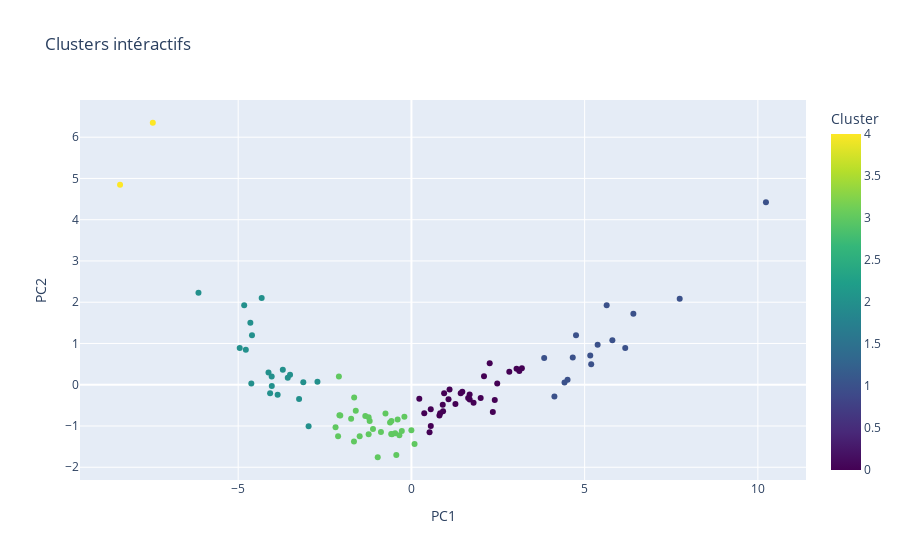

Notebook code for this chart:
### Markdown cell above
Les départements : Bouches-du-Rhône, Nord, Rhône, Seine-Maritime et la Seine-et-Marne semblent se détacher pas les deux composantes principales comparé au reste des départements. Ce sont des départements très peuplés avec des niveaux de pollution élevés du fait de la densité de la population et du degré d'urbanisme dans certains cas. On peut donc commencer à déceler un lien, dans certains cas extrêmes entre la pollution et le taux de maladies. Cependant, dans la majorité des autres cas, où la pollution est bien moindre, il est plus difficile de pouvoir quantifier l'effet de la pollution sur la santé. 

Il semblerait qu'il faille donc une quantité de pollution très importante pour que des effets commencent à être perceptibles à l'échelle du département. Il n'y aurait pas de relation linéaire mais davantage un effet de seuil.

Pour permettre de mieux voir ces résultats et de constater l'appartenance de chaque département à un certain cluster, nous faisons ce graphique 'interactif'.
Le clustering se base toujours sur l'ACP réduite avec la rotation promax. 
On continue de garder 5 clusters car c'est le nombre de clusters que nous avions retenus pour les cartes, et par ailleurs, la méthode du coude semble indiquer que c'est un bon résultat.

### Code cell
df_cluster_reduit_reset = df_cluster_reduit.reset_index()

#ACP
pca = PCA(n_components=2)
pca_result_bis = pca.fit_transform(df_cluster_reduit_reset.drop(columns=['dep']))  
pca_df_reduit = pd.DataFrame(data=pca_result_bis, columns=['PC1', 'PC2'])
fa = FactorAnalyzer(rotation='promax', n_factors=2)
fa.fit(df_cluster_reduit_reset.drop(columns=['dep'])) 
rotated_loadings = fa.loadings_

#Clustering
wcss = []
for i in range(1, 11):
    kmeans = KMeans(n_clusters=i, init='k-means++', max_iter=300, n_init=10, random_state=0)
    kmeans.fit(pca_df_reduit)
    wcss.append(kmeans.inertia_)

plt.plot(range(1, 11), wcss)
plt.title('Heuristique du coude')
plt.xlabel('Nombre de clusters')
plt.ylabel('Somme des carrés des distances intra-clusters')
plt.show()
kmeans = KMeans(n_clusters=5, init='k-means++', max_iter=300, n_init=10, random_state=0)
df_cluster_reduit_reset['Cluster'] = kmeans.fit_predict(pca_df_reduit)
df_combined = pd.concat([df_cluster_reduit_reset[['dep', 'Cluster']], pca_df_reduit], axis=1)

# On utilise plotly pour que ce soit interactif
fig = px.scatter(df_combined, x='PC1', y='PC2', color='Cluster',
                 title='Clusters intéractifs', labels={'Cluster': 'Cluster'},
                 color_continuous_scale='viridis', hover_name='dep')

fig.show()

### Figure 1 — Plotly figure (JSON) as saved in the notebook; plotly's stock layout.template omitted (floating-point values rounded to 4 significant figures)
{"data": [{"hovertemplate": "<b>%{hovertext}</b><br><br>PC1=%{x}<br>PC2=%{y}<br>Cluster=%{marker.color}<extra></extra>", "hovertext": ["Ain", "Aisne", "Allier", "Alpes-de-Haute-Provence", "Hautes-Alpes", "Alpes-Maritimes", "Ardèche", "Ardennes", "Ariège", "Aube", "Aude", "Aveyron", "Bouches-du-Rhône", "Calvados", "Cantal", "Charente", "Charente-Maritime", "Cher", "Corrèze", "Côte-d'Or", "Côtes-d'Armor", "Creuse", "Dordogne", "Doubs", "Drôme", "Eure", "Eure-et-Loir", "Finistère", "Corse-du-Sud", "Haute-Corse", "Gard", "Haute-Garonne", "Gers", "Gironde", "Hérault", "Ille-et-Vilaine", "Indre", "Indre-et-Loire", "Isère", "Jura", "Landes", "Loir-et-Cher", "Loire", "Haute-Loire", "Loire-Atlantique", "Loiret", "Lot", "Lot-et-Garonne", "Lozère", "Maine-et-Loire", "Manche", "Marne", "Haute-Marne", "Mayenne", "Meurthe-et-Moselle", "Meuse", "Morbihan", "Moselle", "Nièvre", "Nord", "Oise", "Orne", "Pas-de-Calais", "Puy-de-Dôme", "Pyrénées-Atlantiques", "Hautes-Pyrénées", "Pyrénées-Orientales", "Bas-Rhin", "Haut-Rhin", "Rhône", "Haute-Saône", "Saône-et-Loire", "Sarthe", "Savoie", "Haute-Savoie", "Paris", "Seine-Maritime", "Seine-et-Marne", "Yvelines", "Deux-Sèvres", "Somme", "Tarn", "Tarn-et-Garonne", "Var", "Vaucluse", "Vendée", "Vienne", "Haute-Vienne", "Vosges", "Yonne", "Territoire de Belfort", "Essonne", "Hauts-de-Seine", "Seine-Saint-Denis", "Val-de-Marne", "Val-d'Oise"], "legendgroup": "", "marker": {"color": [3, 3, 0, 1, 1, 2, 0, 0, 1, 0, 0, 0, 4, 3, 1, 0, 3, 0, 0, 3, 3, 1, 0, 3, 3, 3, 0, 3, 1, 1, 3, 2, 1, 2, 2, 2, 1, 3, 2, 0, 0, 0, 3, 0, 2, 3, 1, 0, 1, 3, 3, 3, 1, 0, 3, 1, 3, 2, 1, 4, 3, 0, 2, 3, 3, 0, 0, 2, 3, 2, 0, 3, 3, 0, 3, 2, 2, 2, 2, 0, 3, 0, 0, 3, 3, 3, 0, 0, 0, 0, 1, 2, 2, 2, 2, 2], "coloraxis": "coloraxis", "symbol": "circle"}, "mode": "markers", "name": "", "orientation": "v", "showlegend": false, "type": "scatter", "x": [-1.332, -0.3978, 1.27, 5.375, 6.406, -2.712, 1.68, 2.095, 5.8, 1.469, 1.1, 2.35, -7.464, -1.234, 6.171, 0.9441, -0.8795, 1.999, 2.825, -0.2776, -0.4358, 7.744, 0.8084, -0.5765, -0.2026, -0.5627, 0.3706, -2.117, 4.751, 3.832, -1.235, -4.126, 4.506, -4.956, -3.121, -2.968, 4.127, -0.5835, -4.602, 2.26, 0.5579, 1.794, -1.74, 3.114, -4.078, -1.205, 5.189, 1.682, 10.23, -1.658, 0.09015, -0.749, 5.162, 1.638, -1.653, 4.657, -1.494, -3.503, 4.419, -8.41, -2.053, 2.406, -4.78, -1.606, -1.109, 3.187, 0.559, -3.712, -2.093, -6.147, 3.034, -0.4708, -0.3482, 0.2275, -2.077, -4.621, -4.827, -4.649, -4.033, 0.8295, -0.6162, 0.9137, 2.476, -2.19, -0.001207, -0.9724, 0.5234, 0.9036, 1.071, 1.423, 5.635, -4.323, -4.03, -3.861, -3.569, -3.243], "xaxis": "x", "y": [-0.7595, -0.8428, -0.4666, 0.9684, 1.718, 0.0726, -0.2371, 0.2049, 1.081, -0.1716, -0.1185, -0.659, 6.35, -1.202, 0.8926, -0.2055, -1.144, -0.3191, 0.3128, -1.123, -1.7, 2.084, -0.7431, -0.8769, -0.7758, -1.197, -0.6929, -1.248, 1.2, 0.6462, -0.7869, 0.2986, 0.1197, 0.8903, 0.05963, -1.007, -0.2861, -1.194, 1.2, 0.5226, -0.5913, -0.4362, -0.8255, 0.3343, -0.2078, -0.8762, 0.4936, -0.3582, 4.424, -1.373, -1.438, -0.6979, 0.7097, -0.3217, -0.3111, 0.6587, -1.248, 0.24, 0.05236, 4.848, -0.7436, -0.367, 0.846, -0.6292, -1.072, 0.397, -0.9984, 0.3662, 0.2012, 2.228, 0.3893, -1.177, -1.225, -0.3398, -0.7373, 0.03232, 1.926, 1.501, 0.1978, -0.6882, -0.9143, -0.6443, 0.03029, -1.033, -1.105, -1.758, -1.155, -0.4877, -0.3534, -0.2072, 1.927, 2.102, -0.0314, -0.2401, 0.17, -0.3486], "yaxis": "y"}], "layout": {"autosize": true, "coloraxis": {"colorbar": {"title": {"text": "Cluster"}}, "colorscale": [[0, "#440154"], [0.1111, "#482878"], [0.2222, "#3e4989"], [0.3333, "#31688e"], [0.4444, "#26828e"], [0.5556, "#1f9e89"], [0.6667, "#35b779"], [0.7778, "#6ece58"], [0.8889, "#b5de2b"], [1, "#fde725"]]}, "legend": {"tracegroupgap": 0}, "title": {"text": "Clusters intéractifs"}, "xaxis": {"anchor": "y", "autorange": true, "domain": [0, 1], "range": [-9.536, 11.36], "title": {"text": "PC1"}, "type": "linear"}, "yaxis": {"anchor": "x", "autorange": true, "domain": [0, 1], "range": [-2.427, 7.019], "title": {"text": "PC2"}, "type": "linear"}}}
